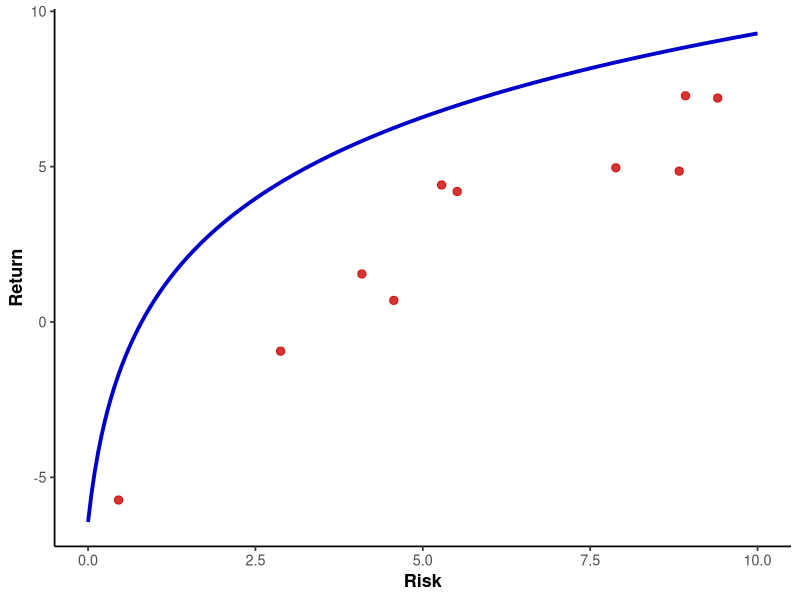

This figure's R source:
# A Fake Frontier from GPT

library(ggplot2)
library(dplyr)

set.seed(123)

# -------------------------------------------------
# 1. Create stylized efficient frontier (concave)
# -------------------------------------------------

risk <- seq(0, 10, length.out = 200)

# concave increasing function
frontier <- tibble(
  risk = risk,
  return = 4 * log(risk + 0.2)   # concave, increasing
)

# -------------------------------------------------
# 2. Create dominated single-site portfolios
# -------------------------------------------------

n_sites <- 10

single_sites <- tibble(
  risk = runif(n_sites, 0, 10)
) %>%
  mutate(
    # get frontier value at each risk
    frontier_val = 4 * log(risk + 0.5),
    # push points downward so they are dominated
    return = frontier_val - 3*runif(n_sites, 0.5, 2)
  )

# -------------------------------------------------
# 3. Plot
# -------------------------------------------------

ggplot() +
  geom_line(data = frontier, aes(risk, return),
            linewidth = 1.3, color = "blue3") +
  geom_point(data = single_sites, aes(risk, return),
             size = 2.5, alpha = 0.8, color = "red3") +
  labs(
    x = "Risk",
    y = "Return",
  ) +
  theme_classic(base_size = 13) +
  theme(
    plot.title = element_text(face = "bold"),
    axis.title = element_text(face = "bold")
  )
